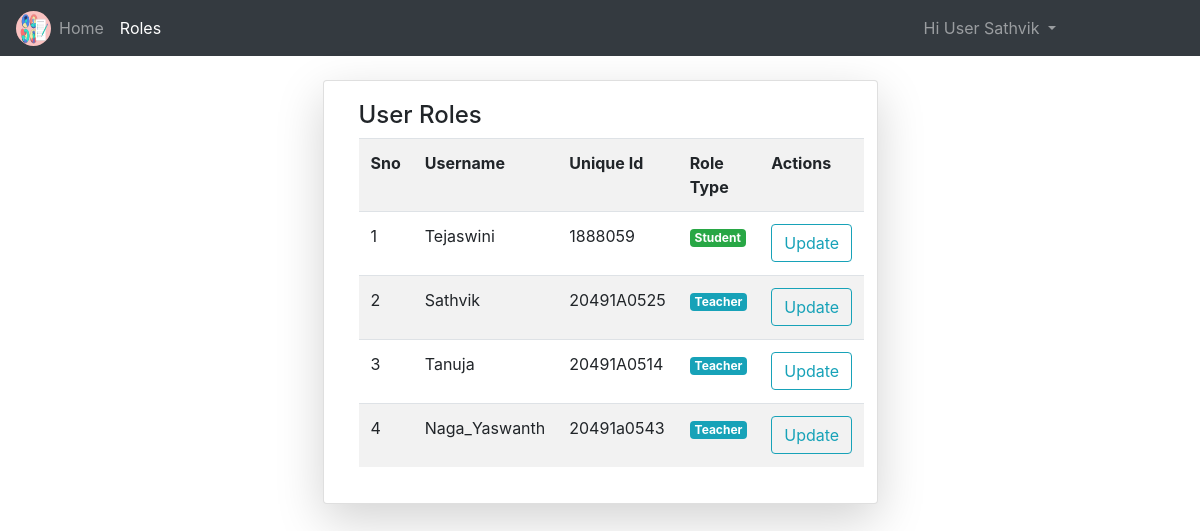
The page /roles/ (signed in) on the database its author committed.
### NotesApp/models.py (models this page shows)
class User(AbstractUser):
	v = [
		('d','Select Your gender'),
		('M','Male'),
		('F','Female'),
	]
	p = [
		('G','Guest'),
		('T','Teacher'),
		('S','Student'),
	]
	gd = models.CharField(choices=v,default='d',max_length=5)
	mb = models.CharField(max_length=11)
	uq = models.CharField(max_length=10)
	role = models.CharField(choices=p,default='G',max_length=5)
	is_teacher = models.BooleanField(default=False)
	is_student = models.BooleanField(default=False)

### NotesApp/views.py (the view)
# urls.py: path('roles/',views.rolechange,name="role"),
def rolechange(request):
	k = User.objects.all()
	return render(request,'notehtmls/role.html',{'u':k})

### templates/notehtmls/role.html (shortened to what this page needs)
{% extends 'notehtmls/base.html' %}
{% block content %}
<div class="container mt-4">
	<div class="card col-md-6 shadow-lg mx-auto">
		<div class="card-body">
			<h4>User Roles</h4>
			<table class="table table-striped table-hover">
				<tr>
					<th>Sno</th>
					<th>Username</th>
					<th>Unique Id</th>
					<th>Role Type</th>
					<th>Actions</th>
				</tr>
				{% for i in u %}
				<tr>
					<td>{{forloop.counter}}</td>
					<td>{{i.username}}</td>
					<td>{{i.uq}}</td>
					<td>
						{% if i.role == 'G' %}
							<p class="badge badge-warning">Guest</p>
						{% elif i.role == 'T' %}
							<p class="badge badge-info">Teacher</p>
						{% elif i.role == 'S' %}
							<p class="badge badge-success">Student</p>
						{% else %}
							<p class="badge badge-danger">Admin</p>
						{% endif %}
					</td>
					<td>
						<a href="{% url 'rolup' i.id %}" class="btn btn-outline-info">Update</a>
					</td>
				</tr>
				{% endfor %}
			</table>
		</div>
	</div>
</div>
{% endblock %}

### templates/notehtmls/navbar.html (shortened to what this page needs)
{% load static %}
<nav class="navbar navbar-expand-md bg-dark navbar-dark">
    <img src="{% static 'images/icons/logo.png' %}" class="rounded-circle" height="35px" width="35px">
    <div class="collapse navbar-collapse" id="collapsibleNavbar">
      <ul class="navbar-nav">
        {% if not user.is_authenticated %}
        <li class="nav-item">
          <a class="nav-link {% if request.path == '/' %}active{% endif %}" href="{% url 'hm' %}">Home</a>
        </li>
        <li class="nav-item">
          <a class="nav-link {% if request.path == '/abt/' %}active{% endif %}" href="{% url 'ab' %}">About</a>
        </li>
        <li class="nav-item">
          <a class="nav-link {% if request.path == '/cnt/' %}active{% endif %}" href="{% url 'ct' %}">Contact</a>
        </li>
        <li class="nav-item">
          <a class="nav-link {% if request.path == '/reg/' %}active{% endif %}" href="{% url 'rg' %}">Register</a>
        </li>
        {% else %}
        <li class="nav-item">
          <a class="nav-link {% if request.path == '/' %}active{% endif %}" href="{% url 'hm' %}">Home</a>
        </li>
        {% if user.is_superuser %}
        <li class="nav-item">
          <a class="nav-link {% if request.path == '/roles/' %}active{% endif %}" href="{% url 'role' %}">Roles</a>
        </li>
        {% elif user.role == 'T' and user.is_teacher == 1 %}
        <li class="nav-item">
          <a class="nav-link" href="">Notes</a>
        </li>
        {% elif user.role == 'S' and user.is_student == 1 %}
        <li class="nav-item">
          <a class="nav-link" href="">View Notes</a>
        </li>
        {% else %}
        <li class="nav-item">
          <a class="nav-link" href="">Access Denied</a>
        </li>
        {% endif %}
        {% endif %}
      </ul>
      <ul class="navbar-nav ml-auto" style="margin-right: 120px;">
        {% if not user.is_authenticated %}
        <li class="nav-item">
          <a class="nav-link {% if request.path == '/login/' %}active{% endif %}" href="{% url 'lg' %}">Login</a>
        </li>
        {% else %}
        <div class="dropdown" style="cursor: pointer;">
          <a class="dropdown-toggle nav-link" data-toggle="dropdown">
            Hi User {{request.user.username}}
          </a>
        </div>
        {% endif %}
      </ul>
    </div>
</nav>

### rows shown on the page
User: user.username "Sathvik", username "Sathvik", uq "20491A0525", role "Teacher"
User: username "Tejaswini", uq "1888059", role "Student"
User: username "Tanuja", uq "20491A0514", role "Teacher"
User: username "Naga_Yaswanth", uq "20491a0543", role "Teacher"
